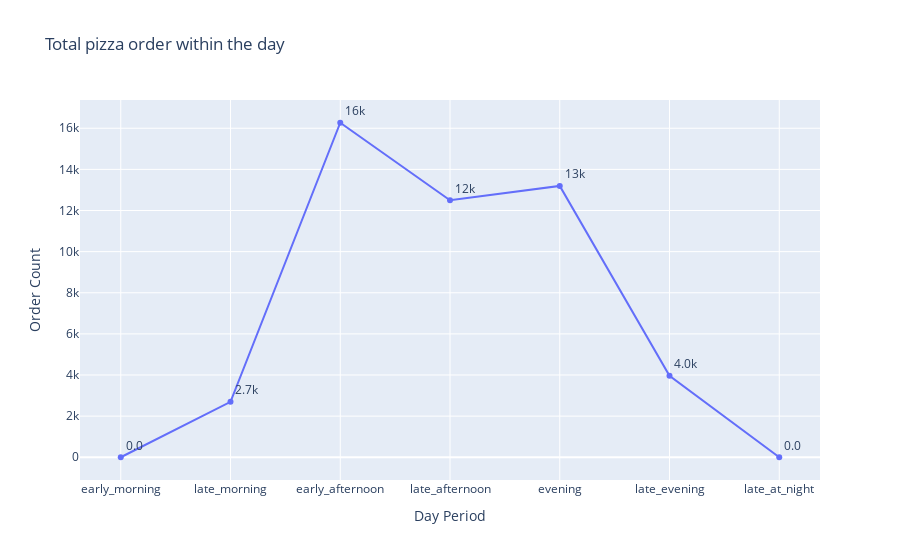

The notebook cell this image was saved under:
### Markdown cell above
There is a large amount of order between the hour of 12:00 p.m and 15:00 pm (Early Afternoon)

### Code cell
early_morning = len(pizza_order.between_time('06:00', '09:00'))
late_morning = len(pizza_order.between_time('09:00', '12:00'))
early_afternoon = len(pizza_order.between_time('12:00', '15:00'))
late_afternoon = len(pizza_order.between_time('15:00', '18:00'))
evening = len(pizza_order.between_time('18:00', '21:00'))
late_evening = len(pizza_order.between_time('21:00', '00:00'))
late_at_night = len(pizza_order.between_time('00:00', '06:00'))

dic = {
    'early_morning': ['6 a.m - 9 a.m', early_morning],
    'late_morning': ['9 a.m - 12 p.m', late_morning],
    'early_afternoon': ['12 p.m - 3 p.m', early_afternoon],
    'late_afternoon': ['3 p.m - 6 p.m', late_afternoon],
    'evening': ['6 p.m - 9 p.m', evening],
    'late_evening': ['9 p.m - 12 a.m', late_evening],
    'late_at_night': ['12 a.m - 6 a.m', late_at_night]
}

df = pd.DataFrame.from_dict(dic, orient='index').reset_index()
df.rename(columns={'index':'day_period', 0:'period', 1:'order_count'}, inplace=True)


fig = px.line(df, x='day_period', y='order_count', 
              markers=True, text='order_count', width=900,
              title='Total pizza order within the day',
              labels={'day_period':'Day Period', 'order_count':'Order Count'})
fig.update_traces(textposition='top right',texttemplate="%{text:.2s}")

### Figure 1 — Plotly figure (JSON) as saved in the notebook; plotly's stock layout.template omitted (floating-point values rounded to 4 significant figures)
{"data": [{"hovertemplate": "Day Period=%{x}<br>Order Count=%{text}<extra></extra>", "legendgroup": "", "line": {"color": "#636efa", "dash": "solid"}, "marker": {"symbol": "circle"}, "mode": "text+lines+markers", "name": "", "orientation": "v", "showlegend": false, "text": [0, 2697, 16268, 12498, 13196, 3966, 0], "textposition": "top right", "texttemplate": "%{text:.2s}", "type": "scatter", "x": ["early_morning", "late_morning", "early_afternoon", "late_afternoon", "evening", "late_evening", "late_at_night"], "xaxis": "x", "y": [0, 2697, 16268, 12498, 13196, 3966, 0], "yaxis": "y"}], "layout": {"legend": {"tracegroupgap": 0}, "title": {"text": "Total pizza order within the day"}, "width": 900, "xaxis": {"anchor": "y", "domain": [0, 1], "title": {"text": "Day Period"}}, "yaxis": {"anchor": "x", "domain": [0, 1], "title": {"text": "Order Count"}}}}
